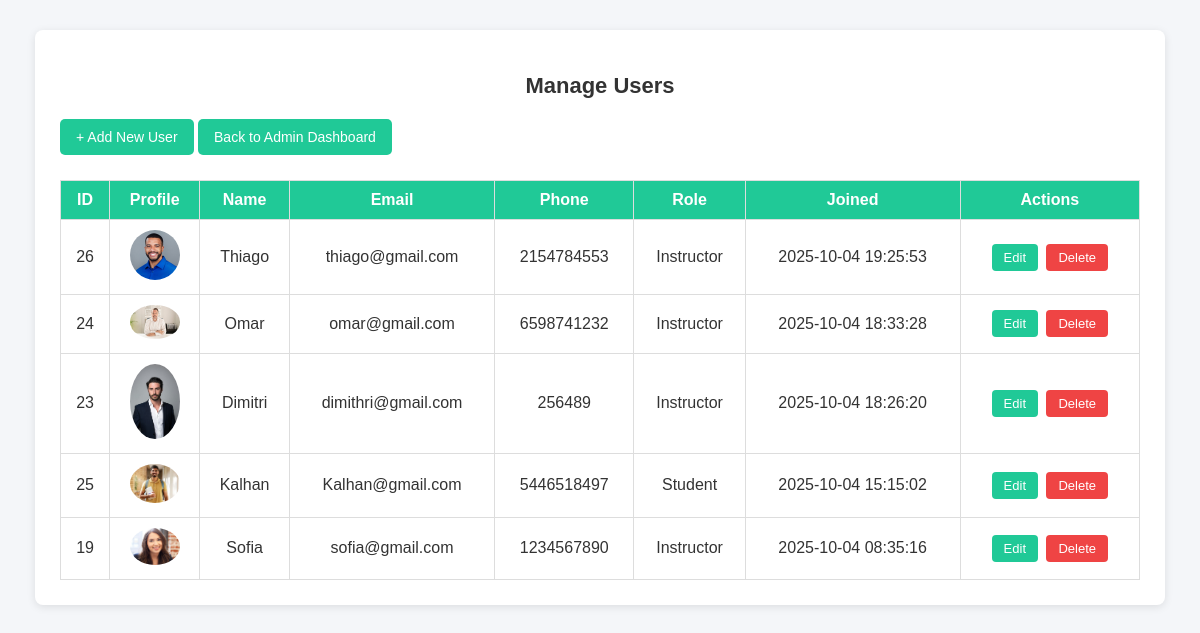
The page /admin/manage_users.php (signed in) on the database its author committed.
### tables this page shows
CREATE TABLE `users` (
  `user_id` int(11) NOT NULL,
  `username` varchar(100) NOT NULL,
  `role` enum('Admin','Instructor','Student') NOT NULL DEFAULT 'Student',
  `email` varchar(150) NOT NULL,
  `phone_num` varchar(150) NOT NULL,
  `password` varchar(255) NOT NULL,
  `gender` enum('Male','Female','Prefer not to say') NOT NULL,
  `image_user` varchar(250) NOT NULL,
  `created_at` timestamp NOT NULL DEFAULT current_timestamp()
);

### admin/manage_users.php (the view, shortened to what this page needs)
<?php
include('../includes/connect.php');
$result = $conn->query("SELECT user_id, username, email, phone_num, role, created_at, image_user
                        FROM users
                        WHERE role IN ('Instructor','Student')
                        ORDER BY created_at DESC");
?>
<!DOCTYPE html>
<html lang="en">
<head>
  <link rel="stylesheet" href="../css/manage_users.css">
</head>
<body>
  <div class="admin-container">
    <h2>Manage Users</h2>
    <a href="add_user.php" class="btn">+ Add New User</a>
    <a href="./admin_dashboard.php" class="btn">Back to Admin Dashboard</a>
    <table>
      <tr>
        <th>ID</th>
        <th>Profile</th>
        <th>Name</th>
        <th>Email</th>
        <th>Phone</th>
        <th>Role</th>
        <th>Joined</th>
        <th>Actions</th>
      </tr>
      <?php while ($row = $result->fetch_assoc()) { ?>
        <tr>
          <td><?php echo $row['user_id']; ?></td>
          <td>
            <?php if (!empty($row['image_user'])) { ?>
              <img src="../<?php echo $row['image_user']; ?>" width="50" style="border-radius:50%;">
            <?php } else { ?>
              <img src="../includes/uploads/default.png" width="50" style="border-radius:50%;">
            <?php } ?>
          </td>
          <td><?php echo htmlspecialchars($row['username']); ?></td>
          <td><?php echo htmlspecialchars($row['email']); ?></td>
          <td><?php echo htmlspecialchars($row['phone_num']); ?></td>
          <td><?php echo htmlspecialchars($row['role']); ?></td>
          <td><?php echo htmlspecialchars($row['created_at']); ?></td>
          <td>
            <a href="edit_user.php?id=<?php echo $row['user_id']; ?>" class="btn-small">Edit</a>
            <a href="delete_user.php?id=<?php echo $row['user_id']; ?>"
               class="btn-small btn-danger"
               onclick="return confirm('Are you sure you want to delete this user?')">
               Delete
            </a>
          </td>
        </tr>
      <?php } ?>
    </table>
  </div>
</body>
</html>

### css/manage_users.css (style rules this page uses)
body { font-family: Arial, sans-serif; background: #f4f6f9; margin: 0; padding: 0; color: #333; }
.admin-container { width: 90%; margin: 30px auto; background: #fff; padding: 25px; border-radius: 8px; box-shadow: 0 2px 8px rgba(0,0,0,0.1); }
.admin-container h2 { text-align: center; margin-bottom: 20px; font-size: 22px; color: #333; }
.btn { display: inline-block; padding: 10px 16px; margin-bottom: 15px; border-radius: 5px; background: #20c997; color: #fff; text-decoration: none; font-size: 14px; transition: background 0.3s; }
.btn-small { display: inline-block; padding: 6px 12px; font-size: 13px; border-radius: 4px; text-decoration: none; margin: 2px; background: #20c997; color: white; transition: background 0.3s; }
.btn-danger { background: #ef4444; }
table { width: 100%; border-collapse: collapse; margin-top: 10px; }
th, td { padding: 10px; border: 1px solid #ddd; text-align: center; }
th { background: #20c997; color: #fff; font-weight: bold; }
td { color: #333; }
table img { border-radius: 50%; }

### rows shown on the page
users: user_id "26", image_user (picture), username "Thiago", email "thiago@gmail.com", phone_num "2154784553", role "Instructor", created_at "2025-10-04 19:25:53"
users: user_id "24", image_user (picture), username "Omar", email "omar@gmail.com", phone_num "6598741232", role "Instructor", created_at "2025-10-04 18:33:28"
users: user_id "23", image_user (picture), username "Dimitri", email "dimithri@gmail.com", phone_num "256489", role "Instructor", created_at "2025-10-04 18:26:20"
users: user_id "25", image_user (picture), username "Kalhan", email "Kalhan@gmail.com", phone_num "5446518497", role "Student", created_at "2025-10-04 15:15:02"
users: user_id "19", image_user (picture), username "Sofia", email "sofia@gmail.com", phone_num "1234567890", role "Instructor", created_at "2025-10-04 08:35:16"
